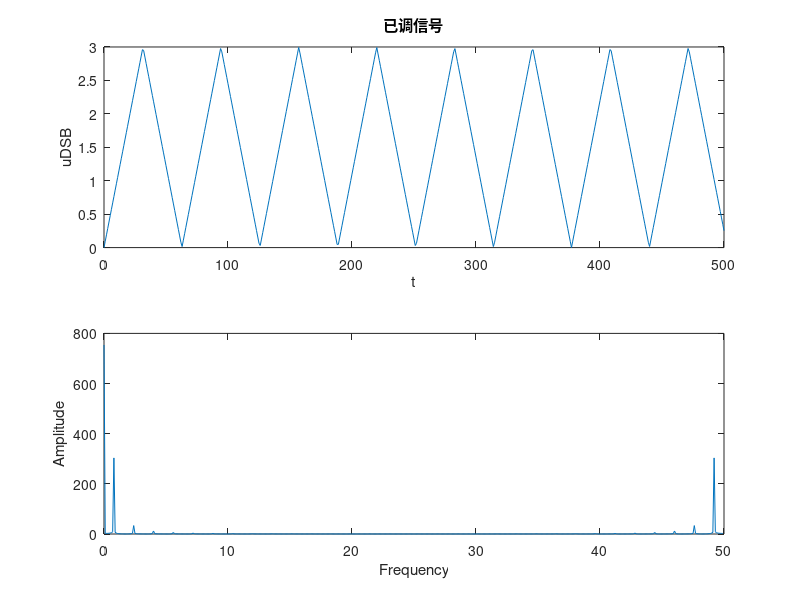
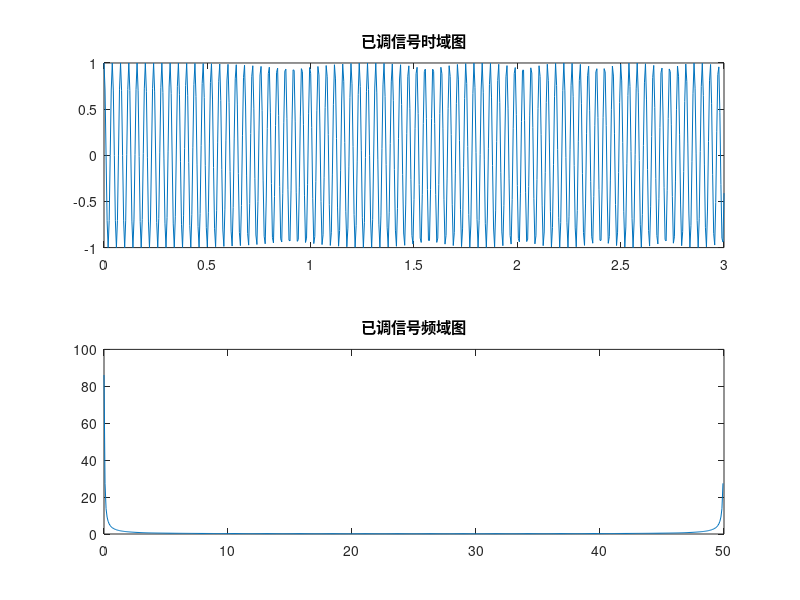

The MATLAB script that drew these images, in order: (Note: this script raises an error after producing the figures.)
1.
t=0:0.1:400;
y= sawtooth(0.1*t,0.5);%T=2pi/a
x=1.5*y+1.5;
Fs=50;
N=length(x);
y0 = abs(fft(x)); 
f = (0:N-1)*Fs/N;
plot(f,y0);
xlabel('Frequency'); 
ylabel('Amplitude');


2.
Uw=10;
Wc=300000*2*pi;Ww=1;
t=0:1:500;
y= sawtooth(0.1*t,0.5);%T=2pi/a
x=1.5*y+1.5;
uw=x;%调制信号
uc=cos(Wc.*t);%载波信号
uDSB=uw.*uc;%DSB已调信号
subplot(2,1,1);plot(t,uDSB);xlabel('t');ylabel('uDSB');title('已调信号');
Fs=50;
N=length(x);
y0 = abs(fft(x)); 
f = (0:N-1)*Fs/N;
subplot(2,1,2);
plot(f,y0);
xlabel('Frequency'); 
ylabel('Amplitude');


3.
t=0:0.1:400;
y= sawtooth(0.1*t,0.5);%T=2pi/a
x=1.5*y+1.5;
y=x;
yh = hilbert(y);     % matlab函数得到信号是合成的复信号
yi =  imag (yh);       % 虚部为书上定义的Hilbert变换
figure
subplot (211)
plot (t, yi)
title ( 'Hilbert变换信号' )
ylim ([-1,1])
y1 = abs(fft(yi)); 
subplot (212)
plot(t,y1);
title ( '频域' )




4.
dt=0.005;   %设定步长
t=0:dt:3;
am=5;
%调制信号幅度
fm=5;
%调制信号频率
y= sawtooth(0.1*t,0.5);%T=2pi/a
x=1.5*y+1.5;
mt=1.5*y+1.5;
%生成调制信号
j_mt(1)=0;
for i=1:length(t)-1
%对调制信号求积分
j_mt(i+1)=j_mt(i)+mt(i)*dt;
end
fc=25;
ct=cos(2*pi*fc*t) ;
%生成载波
kf=10;
%调频灵敏度
sft=cos(2*pi*fc*t+kf*j_mt) ;
subplot(211);
plot(t,sft) ;
title('已调信号时域图');
Fs=50;
N=length(x);
y2 = abs(fft(x)); 
f = (0:N-1)*Fs/N;
subplot(212);
plot(f,y2);
title('已调信号频域图');


2.
(a)
If H(ω) is aliked with a period of K2pi/T and the resulting spectrum is constant (a straight line), then H(ω) is intersymbol crosstalk free
(b)
